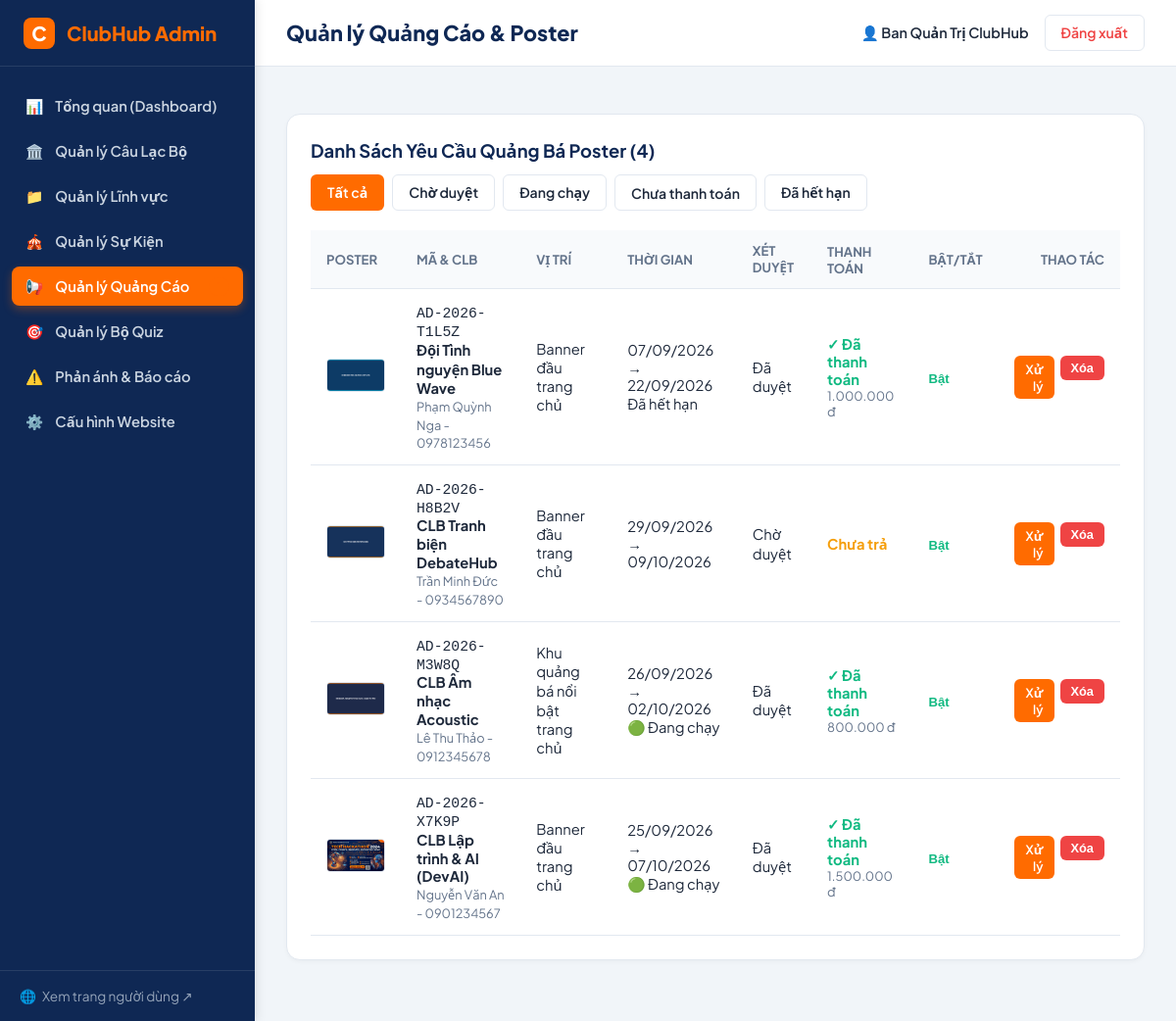
The app's page /admin/ads.php (signed in) with its own data.
### tables this page shows
CREATE TABLE IF NOT EXISTS `ad_requests` (
  `id` INT AUTO_INCREMENT PRIMARY KEY,
  `tracking_code` VARCHAR(30) NOT NULL UNIQUE,
  `club_name` VARCHAR(150) NOT NULL,
  `contact_name` VARCHAR(100) NOT NULL,
  `email` VARCHAR(100) NOT NULL,
  `phone` VARCHAR(30) NOT NULL,
  `poster_image` VARCHAR(255) NOT NULL,
  `destination_url` VARCHAR(500) NOT NULL,
  `placement_code` VARCHAR(50) NOT NULL,
  `start_date` DATE NOT NULL,
  `end_date` DATE NOT NULL,
  `notes` TEXT DEFAULT NULL,
  `consent_agreed` TINYINT(1) NOT NULL DEFAULT 1,
  `quote_amount` DECIMAL(12, 0) DEFAULT 0,
  `payment_status` ENUM('unpaid', 'paid', 'refunded') NOT NULL DEFAULT 'unpaid',
  `approval_status` ENUM('pending', 'approved', 'rejected') NOT NULL DEFAULT 'pending',
  `admin_notes` TEXT DEFAULT NULL,
  `is_enabled` TINYINT(1) NOT NULL DEFAULT 1,
  `created_at` DATETIME NOT NULL DEFAULT CURRENT_TIMESTAMP,
  `updated_at` DATETIME NOT NULL DEFAULT CURRENT_TIMESTAMP ON UPDATE CURRENT_TIMESTAMP,
  CONSTRAINT `fk_ads_placement` FOREIGN KEY (`placement_code`) REFERENCES `ad_placements` (`code`) ON DELETE RESTRICT ON UPDATE CASCADE,
  INDEX `idx_ads_active_display` (`approval_status`, `payment_status`, `is_enabled`, `start_date`, `end_date`)
);

CREATE TABLE IF NOT EXISTS `ad_placements` (
  `code` VARCHAR(50) PRIMARY KEY,
  `name` VARCHAR(100) NOT NULL,
  `description` VARCHAR(255) DEFAULT NULL,
  `max_slots` INT NOT NULL DEFAULT 3 COMMENT 'Số lượng banner hiển thị luân phiên tối đa',
  `price_per_day` DECIMAL(12, 0) NOT NULL DEFAULT 0,
  `is_active` TINYINT(1) NOT NULL DEFAULT 1
);

### includes/functions.php (called while the page is built, shortened)
<?php
function e(?string $string): string {
    return htmlspecialchars((string)$string, ENT_QUOTES, 'UTF-8');
}
function url(string $path = ''): string {
    $path = ltrim($path, '/');
    return BASE_URL . ($path !== '' ? '/' . $path : '');
}
function upload_url(?string $path, string $default_placeholder = ''): string {
    return url(ltrim($path, '/'));
}
function format_date_vn(?string $date_string, bool $include_time = false): string {
    try {
        $date = new DateTime($date_string);
        return $include_time ? $date->format('H:i, d/m/Y') : $date->format('d/m/Y');
    } catch (Exception $e) {
        return $date_string;
    }
}
function format_money_vn($amount): string {
    return number_format((float)$amount, 0, ',', '.') . ' đ';
}

### admin/ads.php (the view, shortened to what this page needs)
<?php
require_once __DIR__ . '/../includes/functions.php';
$db = get_db_connection();
$filter_status = $_GET['status'] ?? 'all';
$where = ["1=1"];
$where_sql = implode(" AND ", $where);
$all_requests = $db->query("
    SELECT r.*, p.name as placement_name, p.max_slots
    FROM ad_requests r
    JOIN ad_placements p ON r.placement_code = p.code
    WHERE {$where_sql}
    ORDER BY r.id DESC
")->fetchAll();
include __DIR__ . '/includes/admin_header.php';
?>
<div class="admin-card">
  <div class="admin-card-header">
    <h2 class="admin-card-title">Danh Sách Yêu Cầu Quảng Bá Poster (<?= count($all_requests) ?>)</h2>
    <div style="display: flex; gap: 8px; flex-wrap: wrap;">
      <a href="<?= url('admin/ads.php?status=all') ?>" class="btn-admin <?= $filter_status === 'all' ? 'btn-admin-primary' : 'btn-admin-outline' ?>">Tất cả</a>
      <a href="<?= url('admin/ads.php?status=pending') ?>" class="btn-admin <?= $filter_status === 'pending' ? 'btn-admin-primary' : 'btn-admin-outline' ?>">Chờ duyệt</a>
      <a href="<?= url('admin/ads.php?status=running') ?>" class="btn-admin <?= $filter_status === 'running' ? 'btn-admin-primary' : 'btn-admin-outline' ?>">Đang chạy</a>
      <a href="<?= url('admin/ads.php?status=unpaid') ?>" class="btn-admin <?= $filter_status === 'unpaid' ? 'btn-admin-primary' : 'btn-admin-outline' ?>">Chưa thanh toán</a>
      <a href="<?= url('admin/ads.php?status=expired') ?>" class="btn-admin <?= $filter_status === 'expired' ? 'btn-admin-primary' : 'btn-admin-outline' ?>">Đã hết hạn</a>
    </div>
  </div>
  <?php if (!empty($all_requests)): ?>
    <table class="admin-table">
      <thead>
        <tr>
          <th>Poster</th>
          <th>Mã & CLB</th>
          <th>Vị trí</th>
          <th>Thời gian</th>
          <th>Xét duyệt</th>
          <th>Thanh toán</th>
          <th>Bật/Tắt</th>
          <th style="text-align: right;">Thao tác</th>
        </tr>
      </thead>
      <tbody>
        <?php foreach ($all_requests as $ad): ?>
          <?php
            $today = date('Y-m-d');
            $is_running = ($ad['approval_status'] === 'approved' && $ad['payment_status'] === 'paid' && $ad['is_enabled'] == 1 && $ad['start_date'] <= $today && $ad['end_date'] >= $today);
            $is_expired = ($ad['end_date'] < $today);
          ?>
          <tr>
            <td style="width: 70px;">
              <img src="<?= upload_url($ad['poster_image']) ?>" alt="" style="width: 60px; height: 34px; object-fit: cover; border-radius: 4px; border: 1px solid var(--admin-border);">
            </td>
            <td>
              <code><?= e($ad['tracking_code']) ?></code><br>
              <strong><?= e($ad['club_name']) ?></strong><br>
              <span style="font-size: 0.8rem; color: var(--admin-text-muted);"><?= e($ad['contact_name']) ?> - <?= e($ad['phone']) ?></span>
            </td>
            <td>
              <?= e($ad['placement_name']) ?>
            </td>
            <td>
              <?= format_date_vn($ad['start_date']) ?> &rarr; <?= format_date_vn($ad['end_date']) ?><br>
              <?php if ($is_running): ?>
                <span class="badge badge-open">🟢 Đang chạy</span>
              <?php elseif ($is_expired): ?>
                <span class="badge badge-closed">Đã hết hạn</span>
              <?php endif; ?>
            </td>
            <td>
              <?php if ($ad['approval_status'] === 'approved'): ?>
                <span class="badge badge-open">Đã duyệt</span>
              <?php elseif ($ad['approval_status'] === 'rejected'): ?>
                <span class="badge badge-closed">Từ chối</span>
              <?php else: ?>
                <span class="badge badge-upcoming">Chờ duyệt</span>
              <?php endif; ?>
            </td>
            <td>
              <?php if ($ad['payment_status'] === 'paid'): ?>
                <span style="color: var(--admin-success); font-weight: 700;">✓ Đã thanh toán</span>
              <?php elseif ($ad['payment_status'] === 'refunded'): ?>
                <span style="color: var(--admin-text-muted);">Đã hoàn tiền</span>
              <?php else: ?>
                <span style="color: var(--admin-warning); font-weight: 700;">Chưa trả</span>
              <?php endif; ?>
              <?php if ($ad['quote_amount'] > 0): ?>
                <div style="font-size: 0.8rem; color: var(--admin-text-muted);"><?= format_money_vn($ad['quote_amount']) ?></div>
              <?php endif; ?>
            </td>
            <td>
              <form action="<?= url('admin/ads.php') ?>" method="POST" style="display: inline;">
                <button type="submit" style="background: none; border: none; cursor: pointer; font-size: 0.82rem; font-weight: 700; color: <?= $ad['is_enabled'] ? 'var(--admin-success)' : 'var(--admin-danger)' ?>;" title="Bấm để bật hoặc tạm dừng">
                  <?= $ad['is_enabled'] ? 'Bật' : 'Tạm dừng' ?>
                </button>
              </form>
            </td>
            <td style="text-align: right;">
              <div class="action-buttons" style="justify-content: flex-end;">
                <a href="<?= url('admin/ads.php?edit_id=' . $ad['id']) ?>" class="btn-admin btn-admin-primary" style="padding: 4px 10px; font-size: 0.8rem;">
                  Xử lý
                </a>
                <form action="<?= url('admin/ads.php') ?>" method="POST" style="display: inline;" class="btn-confirm-delete" data-confirm="Bạn có chắc chắn muốn xóa yêu cầu quảng cáo này không?">
                  <button type="submit" class="btn-admin btn-admin-danger" style="padding: 4px 10px; font-size: 0.8rem;">
                    Xóa
                  </button>
                </form>
              </div>
            </td>
          </tr>
        <?php endforeach; ?>
      </tbody>
    </table>
  <?php else: ?>
    <div style="text-align: center; padding: 40px; color: var(--admin-text-muted);">
      Không có yêu cầu quảng cáo nào trong mục này.
    </div>
  <?php endif; ?>
</div>
<?php include __DIR__ . '/includes/admin_footer.php'; ?>

### assets/css/admin.css (style rules this page uses)
:root { --admin-primary: #0F2854; --admin-primary-dark: #071733; --admin-accent: #FF6B00; --admin-sidebar-w: 260px; --admin-header-h: 68px; --admin-bg: #F1F5F9; --admin-card-bg: #FFFFFF; --admin-text: #1E293B; --admin-text-muted: #64748B; --admin-border: #E2E8F0; --admin-success: #10B981; --admin-warning: #F59E0B; --admin-danger: #EF4444; --admin-info: #0284C7; }
*, *::before, *::after { box-sizing: border-box; margin: 0; padding: 0; }
body { font-family: 'Plus Jakarta Sans', system-ui, sans-serif; background-color: var(--admin-bg); color: var(--admin-text); min-height: 100vh; display: flex; }
.admin-card { background-color: var(--admin-card-bg); border: 1px solid var(--admin-border); border-radius: 14px; padding: 24px; margin-bottom: 30px; box-shadow: 0 2px 4px rgba(0, 0, 0, 0.03); }
.admin-card-header { display: flex; align-items: center; justify-content: space-between; margin-bottom: 20px; flex-wrap: wrap; gap: 12px; }
.admin-card-title { font-size: 1.15rem; font-weight: 700; color: var(--admin-primary); }
.admin-table { width: 100%; border-collapse: collapse; text-align: left; font-size: 0.92rem; }
.admin-table th { padding: 12px 16px; background-color: #F8FAFC; border-bottom: 1px solid var(--admin-border); font-weight: 700; color: var(--admin-text-muted); font-size: 0.82rem; text-transform: uppercase; }
.admin-table td { padding: 14px 16px; border-bottom: 1px solid var(--admin-border); vertical-align: middle; }
.btn-admin { display: inline-flex; align-items: center; justify-content: center; gap: 6px; padding: 8px 16px; font-size: 0.88rem; font-weight: 600; border-radius: 6px; border: 1px solid transparent; cursor: pointer; text-decoration: none; transition: all 0.15s; }
.btn-admin-primary { background-color: var(--admin-accent); color: #FFFFFF; }
.btn-admin-danger { background-color: var(--admin-danger); color: #FFFFFF; }
.btn-admin-outline { border-color: var(--admin-border); background-color: transparent; color: var(--admin-text); }
.action-buttons { display: flex; gap: 6px; }

### records on screen
ad_requests: poster_image (picture), tracking_code "AD-2026-T1L5Z", club_name "Đội Tình nguyện Blue Wave", contact_name "Phạm Quỳnh Nga", phone "0978123456", placement_code.name "Banner đầu trang chủ", start_date "07/09/2026", end_date "22/09/2026", approval_status "Đã hết hạn", payment_status "✓ Đã thanh toán", quote_amount "1.000.000 đ", is_enabled "Bật"
ad_requests: poster_image (picture), tracking_code "AD-2026-H8B2V", club_name "CLB Tranh biện DebateHub", contact_name "Trần Minh Đức", phone "0934567890", placement_code.name "Banner đầu trang chủ", start_date "29/09/2026", end_date "09/10/2026", approval_status "Chờ duyệt", payment_status "Chưa trả", is_enabled "Bật"
ad_requests: poster_image (picture), tracking_code "AD-2026-M3W8Q", club_name "CLB Âm nhạc Acoustic", contact_name "Lê Thu Thảo", phone "0912345678", placement_code.name "Khu quảng bá nổi bật trang chủ", start_date "26/09/2026", end_date "02/10/2026", approval_status "🟢 Đang chạy", payment_status "✓ Đã thanh toán", quote_amount "800.000 đ", is_enabled "Bật"
ad_requests: poster_image (picture), tracking_code "AD-2026-X7K9P", club_name "CLB Lập trình & AI (DevAI)", contact_name "Nguyễn Văn An", phone "0901234567", placement_code.name "Banner đầu trang chủ", start_date "25/09/2026", end_date "07/10/2026", approval_status "🟢 Đang chạy", payment_status "✓ Đã thanh toán", quote_amount "1.500.000 đ", is_enabled "Bật"

### other values on screen
$page_title "Quản lý Quảng Cáo & Poster"
$admin_user['full_name'] "Ban Quản Trị ClubHub"
count($all_requests) "4"
